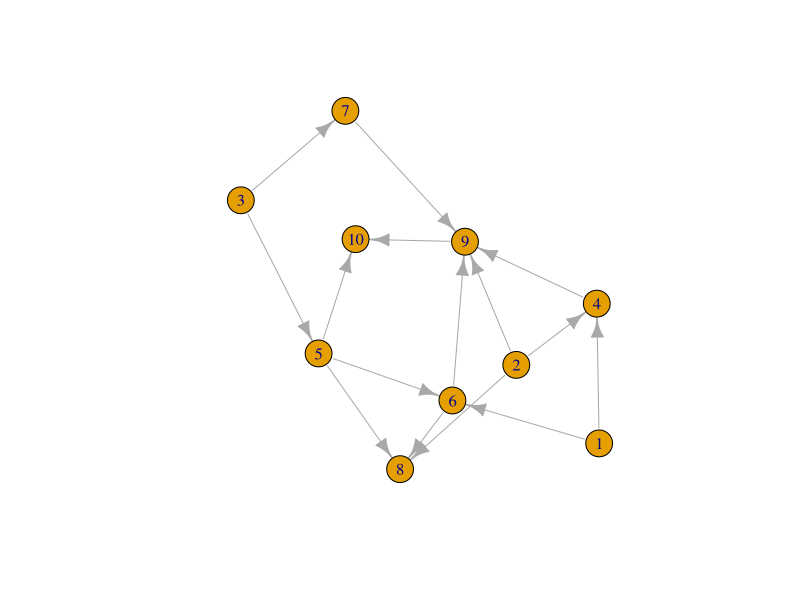

This figure's R source:
library(igraph)
make_random <- function(num,prob){
  
  G1 = make_empty_graph(n=num)
  
  for(i in 1:(num-1))
  {
    for(j in (i+1):10)
    {
      r = runif(1)
      if(r<= prob){
        G1=G1+edge(i,j)
      }
    }
  }
  return (G1)
}
G1 = make_random(10,0.3)
G1
plot(G1)